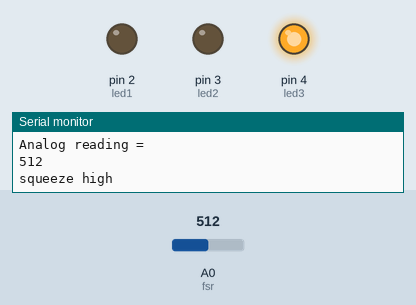
Simulated run of this sketch. Board: Arduino Uno, built with avr-gcc and run on an emulated ATmega328P. Shown: output pins drawn as LEDs (lit = HIGH), the last lines printed to the serial monitor. The test bench sets the inputs (shaded band); at power-on: A0 (fsr) = 512.

Above: at 1.8 s.
1.9 s: A0 (fsr) set to 56
3.4 s: A0 (fsr) set to 44
At 4.8 s:
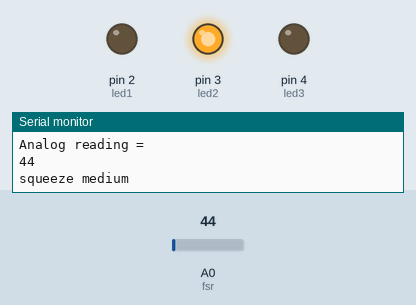
5.5 s: A0 (fsr) set to 21
7.2 s: A0 (fsr) set to 17
At 9.2 s:
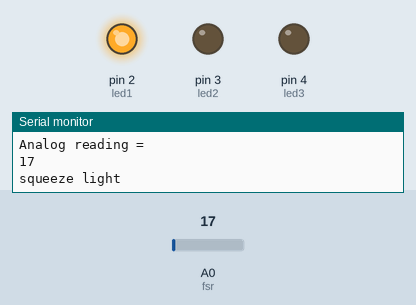
9.5 s: A0 (fsr) set to 0
At 10.7 s:
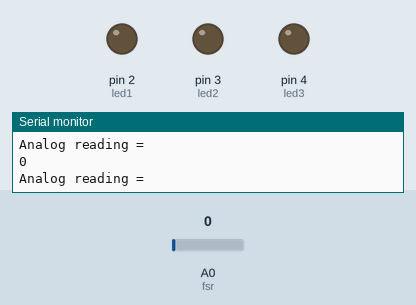
11.5 s: A0 (fsr) set to 30
At 12.5 s:
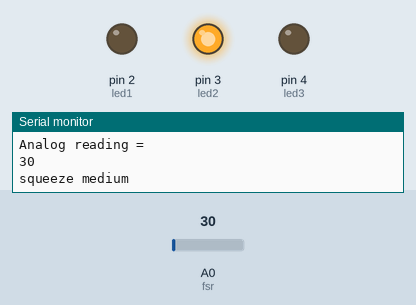
Timing chart, 0 to 14.0 s (numbered marks = the images above; inputs shaded):
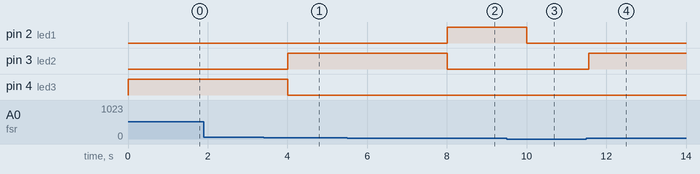

The sketch:

smat_code3.ino
```cpp
int led1 = 2;
int led2 = 3;
int led3 = 4;
int fsr = A0;
int fsrReading;

// the setup function runs once when you press reset or power the board
void setup() {
  // initialize digital pin LED_BUILTIN as an output.
  Serial.begin(9600);
  pinMode(led1, OUTPUT);
  pinMode(led2, OUTPUT);
  pinMode(led3, OUTPUT);
}

// the loop function runs over and over again forever
void loop() {
  fsrReading = analogRead(fsr);
  Serial.println("Analog reading = ");
  Serial.println(fsrReading);

  if (fsrReading > 0 && fsrReading < 20){
    Serial.println("squeeze light");
    digitalWrite(led1, HIGH);   //turn the LED on (HIGH is the voltage level)
    digitalWrite(led2, LOW);
    digitalWrite(led3, LOW);
    delay(1000);
  }else if(fsrReading >= 20 && fsrReading < 50){
    Serial.println("squeeze medium");
    digitalWrite(led2, HIGH);
    digitalWrite(led1, LOW);
    digitalWrite(led3, LOW);
    delay(1000);
   }else if(fsrReading >= 50){
    Serial.println("squeeze high");
    digitalWrite(led3, HIGH);
    digitalWrite(led2, LOW);
    digitalWrite(led1, LOW);
    delay(1000);
  }else{
    digitalWrite(led1, LOW);
    digitalWrite(led2, LOW);
    digitalWrite(led3, LOW);
  }


}
```

Measured:
- the behaviour switches between 50 and 49 on A0 (fsr) (found by bisection; images 0 and 1)
- the behaviour switches between 20 and 19 on A0 (fsr) (found by bisection; images 1 and 2)
- after the input at 3.4 s, pin 3 (led2): LOW → HIGH after 0.60 s; pin 4 (led3): HIGH → LOW after 0.60 s
- after the input at 7.2 s, pin 2 (led1): LOW → HIGH after 0.81 s; pin 3 (led2): HIGH → LOW after 0.81 s
- after the input at 9.5 s, pin 2 (led1): HIGH → LOW after 0.51 s
- after the input at 11.5 s, pin 3 (led2): LOW → HIGH after 0.06 s
